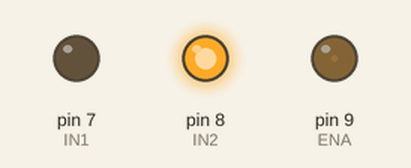
Bench run of a sketch on a simulated Arduino Uno, built with avr-gcc and run on an emulated ATmega328P. Shown: output pins drawn as LEDs (lit = HIGH).

Above: at 0.05 s.
At 1.2 s:
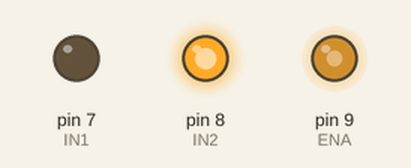
At 2.35 s:
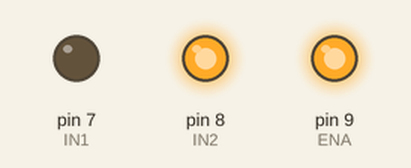
At 4.65 s:
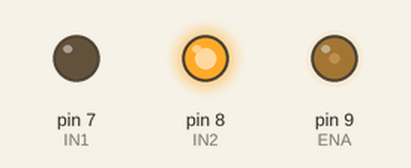
Timing chart, 0 to 7.9 s (numbered marks = the images above):
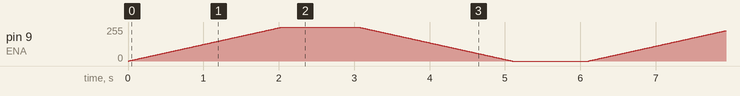

The sketch:

vel-atras.ino
```cpp
// Fallo (lección 10): rampa correcta pero hacia atrás.
const int IN1 = 7;
const int IN2 = 8;
const int ENA = 9;

void setup() {
  pinMode(IN1, OUTPUT);
  pinMode(IN2, OUTPUT);
  digitalWrite(IN1, LOW);
  digitalWrite(IN2, HIGH);
}

void loop() {
  for (int v = 0; v <= 255; v++) {
    analogWrite(ENA, v);
    delay(8);
  }
  delay(1000);
  for (int v = 255; v >= 0; v--) {
    analogWrite(ENA, v);
    delay(8);
  }
  delay(1000);
}
```
